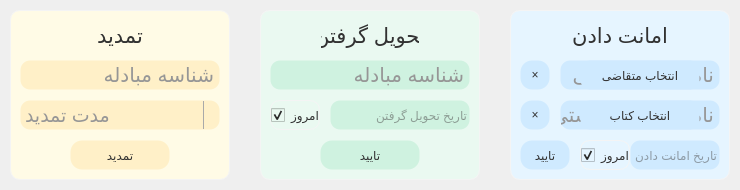
  <widget class="QFrame" name="frame_quick_acc">
   <property name="geometry">
    <rect>
     <x>30</x>
     <y>520</y>
     <width>740</width>
     <height>190</height>
    </rect>
   </property>
   <property name="styleSheet">
    <string notr="true">border-width:0px;
border-style:solid;
border-radius: 10px;
border-color: rgb(255, 255, 255);
color: rgb(50, 50, 50);</string>
   </property>
   <property name="frameShape">
    <enum>QFrame::StyledPanel</enum>
   </property>
   <property name="frameShadow">
    <enum>QFrame::Raised</enum>
   </property>
   <widget class="QFrame" name="frame_comp_3">
    <property name="geometry">
     <rect>
      <x>10</x>
      <y>10</y>
      <width>220</width>
      <height>170</height>
     </rect>
    </property>
    <property name="cursor">
     <cursorShape>ArrowCursor</cursorShape>
    </property>
    <property name="styleSheet">
     <string notr="true">border-width:1px;
border-style:solid;
border-radius: 10px;
border-color: rgb(244, 244, 244);
background-color: rgb(255, 251, 230);</string>
    </property>
    <property name="frameShape">
     <enum>QFrame::NoFrame</enum>
    </property>
    <property name="frameShadow">
     <enum>QFrame::Raised</enum>
    </property>
    <widget class="QLabel" name="lbl_bookRenew_transaction_code">
     <property name="geometry">
      <rect>
       <x>10</x>
       <y>50</y>
       <width>200</width>
       <height>30</height>
      </rect>
     </property>
     <property name="font">
      <font>
       <pointsize>15</pointsize>
      </font>
     </property>
     <property name="layoutDirection">
      <enum>Qt::LeftToRight</enum>
     </property>
     <property name="styleSheet">
      <string notr="true">color: rgb(50, 50, 50);
color: rgb(150, 150, 150);
border-color: rgba(0, 0, 0, 0);
background-color: rgb(255, 240, 200);</string>
     </property>
     <property name="text">
      <string>شناسه مبادله</string>
     </property>
     <property name="alignment">
      <set>Qt::AlignLeading|Qt::AlignLeft|Qt::AlignVCenter</set>
     </property>
    </widget>
    <widget class="QPushButton" name="btn_bookRenew_submit">
     <property name="geometry">
      <rect>
       <x>60</x>
       <y>130</y>
       <width>100</width>
       <height>30</height>
      </rect>
     </property>
     <property name="cursor">
      <cursorShape>PointingHandCursor</cursorShape>
     </property>
     <property name="focusPolicy">
      <enum>Qt::NoFocus</enum>
     </property>
     <property name="styleSheet">
      <string notr="true">/*
border-width:1px;
border-style:solid;
border-radius: 12px;
border-color: rgba(244, 244, 244, 0);
background-color: rgb(225, 225, 225);
color: rgb(50, 50, 50);
*/

QPushButton {
	border-width:1px;
	border-style:solid;
	border-radius: 12px;
	border-color: rgba(244, 244, 244, 0);
	background-color: rgb(255, 240, 200);
	color: rgb(50, 50, 50);
}

QPushButton:pressed {
	background-color: rgb(173, 215, 239);
	
	background-color: rgb(246, 224, 150);
}</string>
     </property>
     <property name="text">
      <string>تمدید</string>
     </property>
    </widget>
    <widget class="QLabel" name="lbl_comp_3_title">
     <property name="geometry">
      <rect>
       <x>60</x>
       <y>10</y>
       <width>100</width>
       <height>30</height>
      </rect>
     </property>
     <property name="font">
      <font>
       <pointsize>16</pointsize>
      </font>
     </property>
     <property name="styleSheet">
      <string notr="true">border-color: rgba(0, 0, 0,0);
background-color: rgba(0, 0, 0, 0);
color: rgb(50, 50, 50);</string>
     </property>
     <property name="text">
      <string>تمدید</string>
     </property>
     <property name="alignment">
      <set>Qt::AlignCenter</set>
     </property>
    </widget>
    <widget class="QComboBox" name="ComboBox_bookRenew_renewTime">
     <property name="geometry">
      <rect>
       <x>10</x>
       <y>90</y>
       <width>200</width>
       <height>30</height>
      </rect>
     </property>
     <property name="font">
      <font>
       <pointsize>14</pointsize>
      </font>
     </property>
     <property name="cursor">
      <cursorShape>PointingHandCursor</cursorShape>
     </property>
     <property name="focusPolicy">
      <enum>Qt::NoFocus</enum>
     </property>
     <property name="layoutDirection">
      <enum>Qt::LeftToRight</enum>
     </property>
     <property name="styleSheet">
      <string notr="true">QComboBox {
	color: rgb(50, 50, 50);
	color: rgb(150, 150, 150);
	border-color: rgba(0, 0, 0, 0);
	background-color: rgb(255, 240, 200);
}

QComboBox::drop-down {
	subcontrol-origin: padding;
	subcontrol-position: top right;
	width: 15px;
	
	border-left-width: 1px;
	border-left-color: darkgray;
	border-left-style: solid; /* just a single line */
	border-top-right-radius: 25px; /* same radius as the QComboBox */
	border-bottom-right-radius: 25px;
}</string>
     </property>
     <property name="currentText">
      <string>مدت تمدید</string>
     </property>
     <property name="currentIndex">
      <number>0</number>
     </property>
     <property name="frame">
      <bool>true</bool>
     </property>
     <property name="modelColumn">
      <number>0</number>
     </property>
     <item>
      <property name="text">
       <string>مدت تمدید</string>
      </property>
     </item>
     <item>
      <property name="text">
       <string>یک روز</string>
      </property>
     </item>
     <item>
      <property name="text">
       <string>دو روز</string>
      </property>
     </item>
     <item>
      <property name="text">
       <string>یک هفته</string>
      </property>
     </item>
     <item>
      <property name="text">
       <string>ده روز</string>
      </property>
     </item>
     <item>
      <property name="text">
       <string>دو هفته</string>
      </property>
     </item>
     <item>
      <property name="text">
       <string>یک ماه</string>
      </property>
     </item>
    </widget>
   </widget>
   <widget class="QFrame" name="frame_comp_2">
    <property name="geometry">
     <rect>
      <x>260</x>
      <y>10</y>
      <width>220</width>
      <height>170</height>
     </rect>
    </property>
    <property name="cursor">
     <cursorShape>ArrowCursor</cursorShape>
    </property>
    <property name="styleSheet">
     <string notr="true">border-width:1px;
border-style:solid;
border-radius: 10px;
border-color: rgb(244, 244, 244);
background-color: rgb(234, 249, 241);</string>
    </property>
    <property name="frameShape">
     <enum>QFrame::NoFrame</enum>
    </property>
    <property name="frameShadow">
     <enum>QFrame::Raised</enum>
    </property>
    <widget class="QLabel" name="lbl_comp_2_title">
     <property name="geometry">
      <rect>
       <x>60</x>
       <y>10</y>
       <width>100</width>
       <height>30</height>
      </rect>
     </property>
     <property name="font">
      <font>
       <pointsize>16</pointsize>
      </font>
     </property>
     <property name="styleSheet">
      <string notr="true">border-color: rgba(0, 0, 0,0);
background-color: rgba(0, 0, 0, 0);
color: rgb(50, 50, 50);</string>
     </property>
     <property name="text">
      <string>تحویل گرفتن</string>
     </property>
     <property name="alignment">
      <set>Qt::AlignCenter</set>
     </property>
    </widget>
    <widget class="QPushButton" name="btn_retrieve_submit">
     <property name="geometry">
      <rect>
       <x>60</x>
       <y>130</y>
       <width>100</width>
       <height>30</height>
      </rect>
     </property>
     <property name="cursor">
      <cursorShape>PointingHandCursor</cursorShape>
     </property>
     <property name="focusPolicy">
      <enum>Qt::NoFocus</enum>
     </property>
     <property name="styleSheet">
      <string notr="true">/*
border-width:1px;
border-style:solid;
border-radius: 12px;
border-color: rgba(244, 244, 244, 0);
background-color: rgb(225, 225, 225);
color: rgb(50, 50, 50);
*/

QPushButton {
	border-width:1px;
	border-style:solid;
	border-radius: 12px;
	border-color: rgba(244, 244, 244, 0);
	background-color: rgb(207, 242, 224);
	color: rgb(50, 50, 50);
}

QPushButton:pressed {
	background-color: rgb(207, 242, 224);
	background-color: rgb(185, 233, 184);
}</string>
     </property>
     <property name="text">
      <string>تایید</string>
     </property>
    </widget>
    <widget class="QLabel" name="lbl_retrieve_transaction_code">
     <property name="geometry">
      <rect>
       <x>10</x>
       <y>50</y>
       <width>200</width>
       <height>30</height>
      </rect>
     </property>
     <property name="font">
      <font>
       <pointsize>15</pointsize>
      </font>
     </property>
     <property name="layoutDirection">
      <enum>Qt::LeftToRight</enum>
     </property>
     <property name="styleSheet">
      <string notr="true">color: rgb(50, 50, 50);
color: rgb(150, 150, 150);
border-color: rgba(0, 0, 0, 0);
background-color: rgb(207, 242, 224);</string>
     </property>
     <property name="text">
      <string>شناسه مبادله</string>
     </property>
     <property name="alignment">
      <set>Qt::AlignLeading|Qt::AlignLeft|Qt::AlignVCenter</set>
     </property>
    </widget>
    <widget class="QLineEdit" name="input_retrieve_date">
     <property name="geometry">
      <rect>
       <x>70</x>
       <y>90</y>
       <width>140</width>
       <height>30</height>
      </rect>
     </property>
     <property name="mouseTracking">
      <bool>true</bool>
     </property>
     <property name="focusPolicy">
      <enum>Qt::ClickFocus</enum>
     </property>
     <property name="autoFillBackground">
      <bool>false</bool>
     </property>
     <property name="styleSheet">
      <string notr="true">color: rgb(75, 75, 75);
border-color: rgba(0, 0, 0, 0);
background-color: rgb(207, 242, 224);</string>
     </property>
     <property name="inputMethodHints">
      <set>Qt::ImhNone</set>
     </property>
     <property name="text">
      <string/>
     </property>
     <property name="frame">
      <bool>false</bool>
     </property>
     <property name="echoMode">
      <enum>QLineEdit::Normal</enum>
     </property>
     <property name="alignment">
      <set>Qt::AlignLeading|Qt::AlignLeft|Qt::AlignVCenter</set>
     </property>
     <property name="dragEnabled">
      <bool>false</bool>
     </property>
     <property name="placeholderText">
      <string>تاریخ تحویل گرفتن</string>
     </property>
     <property name="cursorMoveStyle">
      <enum>Qt::LogicalMoveStyle</enum>
     </property>
     <property name="clearButtonEnabled">
      <bool>false</bool>
     </property>
    </widget>
    <widget class="QCheckBox" name="ChBox_retrieve_today">
     <property name="geometry">
      <rect>
       <x>10</x>
       <y>90</y>
       <width>50</width>
       <height>30</height>
      </rect>
     </property>
     <property name="cursor">
      <cursorShape>PointingHandCursor</cursorShape>
     </property>
     <property name="focusPolicy">
      <enum>Qt::NoFocus</enum>
     </property>
     <property name="layoutDirection">
      <enum>Qt::LeftToRight</enum>
     </property>
     <property name="text">
      <string>امروز</string>
     </property>
     <property name="checked">
      <bool>true</bool>
     </property>
    </widget>
   </widget>
   <widget class="QFrame" name="frame_comp_1">
    <property name="geometry">
     <rect>
      <x>510</x>
      <y>10</y>
      <width>220</width>
      <height>170</height>
     </rect>
    </property>
    <property name="cursor">
     <cursorShape>ArrowCursor</cursorShape>
    </property>
    <property name="styleSheet">
     <string notr="true">border-width:1px;
border-style:solid;
border-radius: 10px;
border-color: rgb(244, 244, 244);
background-color: rgb(230, 245, 255);</string>
    </property>
    <property name="frameShape">
     <enum>QFrame::NoFrame</enum>
    </property>
    <property name="frameShadow">
     <enum>QFrame::Raised</enum>
    </property>
    <widget class="QLabel" name="lbl_comp_1_title">
     <property name="geometry">
      <rect>
       <x>60</x>
       <y>10</y>
       <width>100</width>
       <height>30</height>
      </rect>
     </property>
     <property name="font">
      <font>
       <pointsize>16</pointsize>
      </font>
     </property>
     <property name="styleSheet">
      <string notr="true">border-color: rgba(0, 0, 0,0);
background-color: rgba(0, 0, 0, 0);
color: rgb(50, 50, 50);</string>
     </property>
     <property name="text">
      <string>امانت دادن</string>
     </property>
     <property name="alignment">
      <set>Qt::AlignCenter</set>
     </property>
    </widget>
    <widget class="QPushButton" name="btn_lend_submit">
     <property name="geometry">
      <rect>
       <x>10</x>
       <y>130</y>
       <width>50</width>
       <height>30</height>
      </rect>
     </property>
     <property name="cursor">
      <cursorShape>PointingHandCursor</cursorShape>
     </property>
     <property name="focusPolicy">
      <enum>Qt::NoFocus</enum>
     </property>
     <property name="styleSheet">
      <string notr="true">/*
border-width:1px;
border-style:solid;
border-radius: 12px;
border-color: rgba(244, 244, 244, 0);
background-color: rgb(225, 225, 225);
color: rgb(50, 50, 50);
*/

QPushButton {
	border-width:1px;
	border-style:solid;
	border-radius: 12px;
	border-color: rgba(244, 244, 244, 0);
	background-color: rgb(207, 234, 255);
	color: rgb(50, 50, 50);
}

QPushButton:pressed {
	background-color: rgb(173, 215, 239);
}</string>
     </property>
     <property name="text">
      <string>تایید</string>
     </property>
    </widget>
    <widget class="QPushButton" name="btn_lend_selectUser">
     <property name="geometry">
      <rect>
       <x>70</x>
       <y>50</y>
       <width>120</width>
       <height>30</height>
      </rect>
     </property>
     <property name="cursor">
      <cursorShape>PointingHandCursor</cursorShape>
     </property>
     <property name="focusPolicy">
      <enum>Qt::NoFocus</enum>
     </property>
     <property name="styleSheet">
      <string notr="true">/*
border-width:1px;
border-style:solid;
border-radius: 12px;
border-color: rgba(244, 244, 244, 0);
background-color: rgb(225, 225, 225);
color: rgb(50, 50, 50);
*/

QPushButton {
	border-width:1px;
	border-style:solid;
	border-radius: 10px;
	border-color: rgba(244, 244, 244, 0);
	background-color: rgb(207, 234, 255);
	color: rgb(50, 50, 50);
}

QPushButton:pressed {
	background-color: rgb(173, 215, 239);
}</string>
     </property>
     <property name="text">
      <string>انتخاب متقاضی</string>
     </property>
    </widget>
    <widget class="QLineEdit" name="input_lend_date">
     <property name="geometry">
      <rect>
       <x>120</x>
       <y>130</y>
       <width>90</width>
       <height>30</height>
      </rect>
     </property>
     <property name="mouseTracking">
      <bool>true</bool>
     </property>
     <property name="focusPolicy">
      <enum>Qt::ClickFocus</enum>
     </property>
     <property name="autoFillBackground">
      <bool>false</bool>
     </property>
     <property name="styleSheet">
      <string notr="true">color: rgb(75, 75, 75);
border-color: rgba(244, 244, 244, 0);
background-color: rgb(207, 234, 255);</string>
     </property>
     <property name="inputMethodHints">
      <set>Qt::ImhNone</set>
     </property>
     <property name="text">
      <string/>
     </property>
     <property name="frame">
      <bool>false</bool>
     </property>
     <property name="echoMode">
      <enum>QLineEdit::Normal</enum>
     </property>
     <property name="alignment">
      <set>Qt::AlignLeading|Qt::AlignLeft|Qt::AlignVCenter</set>
     </property>
     <property name="dragEnabled">
      <bool>false</bool>
     </property>
     <property name="placeholderText">
      <string>تاریخ امانت دادن</string>
     </property>
     <property name="cursorMoveStyle">
      <enum>Qt::LogicalMoveStyle</enum>
     </property>
     <property name="clearButtonEnabled">
      <bool>false</bool>
     </property>
    </widget>
    <widget class="QCheckBox" name="ChBox_lend_today">
     <property name="geometry">
      <rect>
       <x>70</x>
       <y>130</y>
       <width>50</width>
       <height>30</height>
      </rect>
     </property>
     <property name="cursor">
      <cursorShape>PointingHandCursor</cursorShape>
     </property>
     <property name="focusPolicy">
      <enum>Qt::NoFocus</enum>
     </property>
     <property name="layoutDirection">
      <enum>Qt::LeftToRight</enum>
     </property>
     <property name="text">
      <string>امروز</string>
     </property>
     <property name="checked">
      <bool>true</bool>
     </property>
    </widget>
    <widget class="QLabel" name="lbl_lend_user_name">
     <property name="geometry">
      <rect>
       <x>50</x>
       <y>50</y>
       <width>160</width>
       <height>30</height>
      </rect>
     </property>
     <property name="font">
      <font>
       <pointsize>15</pointsize>
      </font>
     </property>
     <property name="layoutDirection">
      <enum>Qt::LeftToRight</enum>
     </property>
     <property name="styleSheet">
      <string notr="true">color: rgb(150, 150, 150);
border-color: rgba(244, 244, 244, 0);
background-color: rgb(207, 234, 255);</string>
     </property>
     <property name="text">
      <string>نام عضو متقاضی</string>
     </property>
     <property name="alignment">
      <set>Qt::AlignLeading|Qt::AlignLeft|Qt::AlignVCenter</set>
     </property>
    </widget>
    <widget class="QLabel" name="lbl_lend_book_name">
     <property name="geometry">
      <rect>
       <x>50</x>
       <y>90</y>
       <width>160</width>
       <height>30</height>
      </rect>
     </property>
     <property name="font">
      <font>
       <pointsize>15</pointsize>
      </font>
     </property>
     <property name="layoutDirection">
      <enum>Qt::LeftToRight</enum>
     </property>
     <property name="styleSheet">
      <string notr="true">color: rgb(150, 150, 150);
border-color: rgba(244, 244, 244, 0);
background-color: rgb(207, 234, 255);</string>
     </property>
     <property name="text">
      <string>نام کتاب درخواستی</string>
     </property>
     <property name="alignment">
      <set>Qt::AlignLeading|Qt::AlignLeft|Qt::AlignVCenter</set>
     </property>
    </widget>
    <widget class="QPushButton" name="btn_lend_selectBook">
     <property name="geometry">
      <rect>
       <x>70</x>
       <y>90</y>
       <width>120</width>
       <height>30</height>
      </rect>
     </property>
     <property name="cursor">
      <cursorShape>PointingHandCursor</cursorShape>
     </property>
     <property name="focusPolicy">
      <enum>Qt::NoFocus</enum>
     </property>
     <property name="styleSheet">
      <string notr="true">/*
border-width:1px;
border-style:solid;
border-radius: 12px;
border-color: rgba(244, 244, 244, 0);
background-color: rgb(225, 225, 225);
color: rgb(50, 50, 50);
*/

QPushButton {
	border-width:1px;
	border-style:solid;
	border-radius: 10px;
	border-color: rgba(244, 244, 244, 0);
	background-color: rgb(207, 234, 255);
	color: rgb(50, 50, 50);
}

QPushButton:pressed {
	background-color: rgb(173, 215, 239);
}</string>
     </property>
     <property name="text">
      <string>انتخاب کتاب</string>
     </property>
    </widget>
    <widget class="QPushButton" name="btn_lend_deselectUser">
     <property name="geometry">
      <rect>
       <x>10</x>
       <y>50</y>
       <width>30</width>
       <height>30</height>
      </rect>
     </property>
     <property name="cursor">
      <cursorShape>PointingHandCursor</cursorShape>
     </property>
     <property name="focusPolicy">
      <enum>Qt::NoFocus</enum>
     </property>
     <property name="styleSheet">
      <string notr="true">/*
border-width:1px;
border-style:solid;
border-radius: 12px;
border-color: rgba(244, 244, 244, 0);
background-color: rgb(225, 225, 225);
color: rgb(50, 50, 50);
*/

QPushButton {
	border-width:1px;
	border-style:solid;
	border-radius: 12px;
	border-color: rgba(244, 244, 244, 0);
	background-color: rgb(207, 234, 255);
	color: rgb(50, 50, 50);
}

QPushButton:pressed {
	background-color: rgb(173, 215, 239);
}</string>
     </property>
     <property name="text">
      <string>×</string>
     </property>
    </widget>
    <widget class="QPushButton" name="btn_lend_deselectBook">
     <property name="geometry">
      <rect>
       <x>10</x>
       <y>90</y>
       <width>30</width>
       <height>30</height>
      </rect>
     </property>
     <property name="cursor">
      <cursorShape>PointingHandCursor</cursorShape>
     </property>
     <property name="focusPolicy">
      <enum>Qt::NoFocus</enum>
     </property>
     <property name="styleSheet">
      <string notr="true">/*
border-width:1px;
border-style:solid;
border-radius: 12px;
border-color: rgba(244, 244, 244, 0);
background-color: rgb(225, 225, 225);
color: rgb(50, 50, 50);
*/

QPushButton {
	border-width:1px;
	border-style:solid;
	border-radius: 12px;
	border-color: rgba(244, 244, 244, 0);
	background-color: rgb(207, 234, 255);
	color: rgb(50, 50, 50);
}

QPushButton:pressed {
	background-color: rgb(173, 215, 239);
}</string>
     </property>
     <property name="text">
      <string>×</string>
     </property>
    </widget>
    <zorder>lbl_comp_1_title</zorder>
    <zorder>btn_lend_submit</zorder>
    <zorder>input_lend_date</zorder>
    <zorder>ChBox_lend_today</zorder>
    <zorder>lbl_lend_user_name</zorder>
    <zorder>lbl_lend_book_name</zorder>
    <zorder>btn_lend_selectBook</zorder>
    <zorder>btn_lend_selectUser</zorder>
    <zorder>btn_lend_deselectUser</zorder>
    <zorder>btn_lend_deselectBook</zorder>
   </widget>
  </widget>
